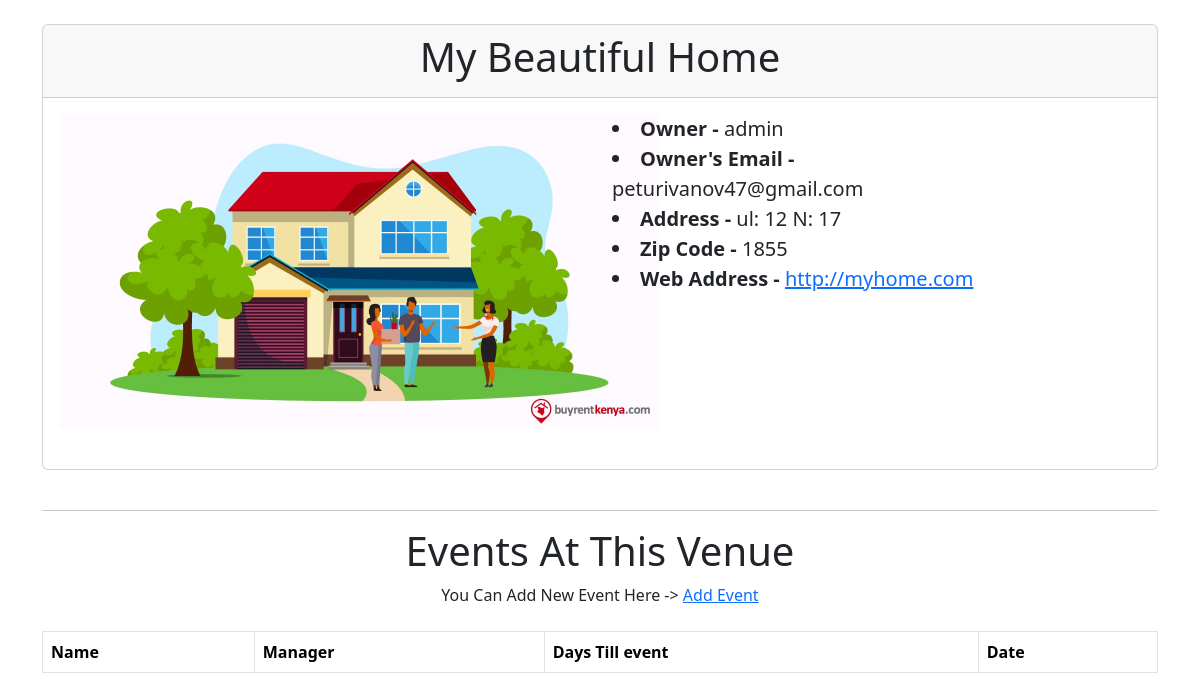
Page /show_venue/3 on the earlier database version.
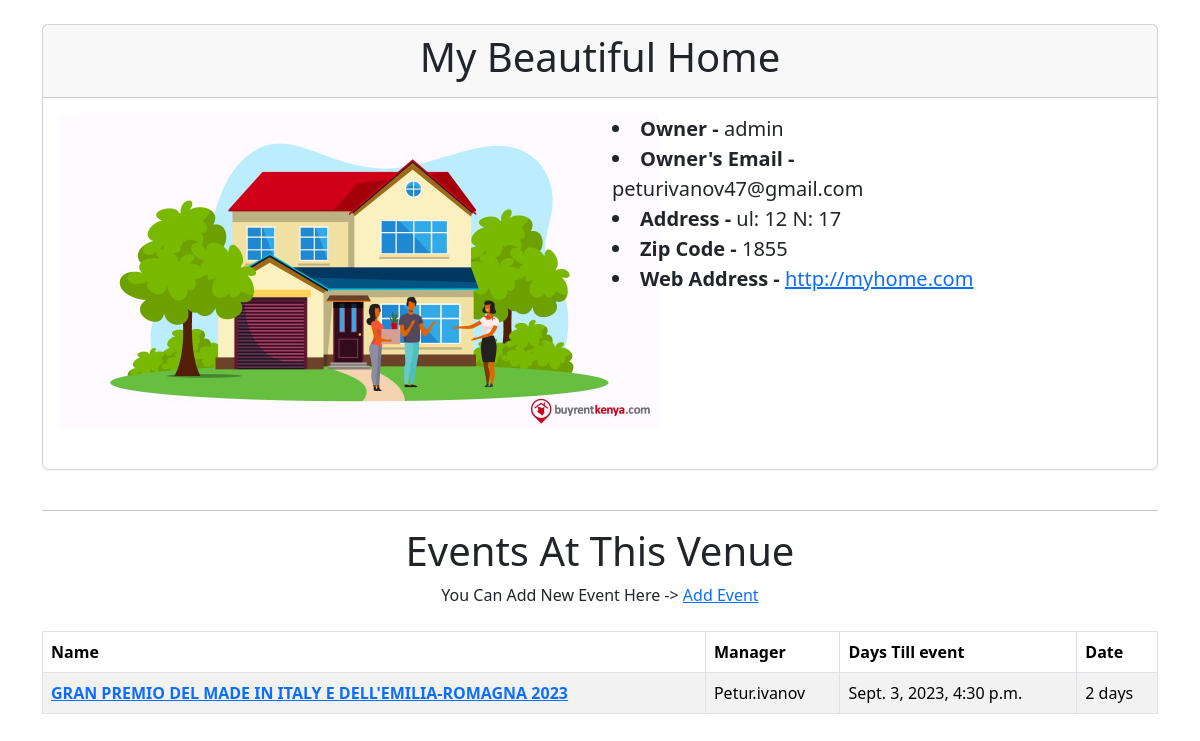
Same page on the later database version.
### events/models.py (models this page shows)
class Venue(models.Model):
    name = models.CharField('Venue Name', max_length=150)
    address = models.CharField(max_length=300)
    zip_code = models.CharField('Zip Code', max_length=15)
    phone = models.CharField('Contact Phone', max_length=25, blank=True)
    web = models.URLField('Website Address', blank=True)
    email_address = models.EmailField('Email Address', blank=True)
    owner = models.IntegerField('Venue Owner', blank=False, default=1)
    venue_image = models.ImageField(null=True, blank=True, upload_to='images/')
    def __str__(self):
        return self.name

class Event(models.Model):
    name = models.CharField('Event name', max_length=150)
    event_data = models.DateTimeField('Event Date')
    venue = models.ForeignKey(Venue, on_delete=models.CASCADE)
    manager = models.ForeignKey(User, blank=True, null=True, on_delete=models.SET_NULL)
    description = models.TextField(blank=True)
    attendees = models.ManyToManyField(User, blank=True, related_name='event_attendees')
    approved = models.BooleanField("Approved", default=False)
    def __str__(self):
        return self.name
    @property
    def days_till_event(self):
        today = date.today()
        if today > self.event_data.date():
            return 'Finished'
        elif today == self.event_data.date():
            event_time = self.event_data.time()
            return f"Today at: {event_time.strftime('%I:%M %p')}"
        date_time_till = self.event_data.date() - today
        days_till = str(date_time_till).split(',')[0]
        return days_till

### events/views.py (the view)
# urls.py: path('show_venue/<venue_id>', views.show_venue, name="show-venue"),
def show_venue(request, venue_id):
    venue = Venue.objects.get(pk=venue_id)
    venue_owner = User.objects.get(pk=venue.owner)
    event_list = venue.event_set.all()
    return render(request, 'events/show_venue.html', {'venue': venue,
                                                      'venue_owner': venue_owner,
                                                      'event_list': event_list
                                                      })

### events/templates/events/show_venue.html (shortened to what this page needs)
{% extends 'events/base.html' %}
{% block content %}
{% if venue.venue_image %}
<div class="card">
    <div class="card-header text-center">
        <h1 class="card-title">{{ venue }}</h1>
    </div>
    <div class="card-body">
        <div class="row">
            <div class="col-md-6">
                <img src="{{ venue.venue_image.url }}" width=600>
            </div>
            <div class="col-md-5">
                {% if venue_owner %}
                <li style="font-size: 20px"><strong>Owner - </strong>{{ venue_owner }}</li>
                {% endif %}
                {% if venue_owner.email %}
                <li style="font-size: 20px"><strong>Owner's Email - </strong>{{ venue_owner.email }}</li>
                {% endif %}
                {% if venue.address %}
                <li style="font-size: 20px"><strong>Address - </strong>{{ venue.address }}</li>
                {% endif %}
                {% if venue.zip_code %}
                <li style="font-size: 20px"><strong>Zip Code - </strong>{{ venue.zip_code }}</li>
                {% endif %}
                {% if venue.web %}
                <li style="font-size: 20px"><strong>Web Address - </strong><a href="{{ venue.web }}">{{ venue.web }}</a>
                </li>
                {% endif %}
            </div>
        </div>
    </div>
</div>
<br/>
<hr>
<center>
    <h1> Events At This Venue </h1>
    You Can Add New Event Here -> <a href="{% url 'add-event' %}">Add Event</a>
</center>
<br>
<table class="table table-bordered table-striped table-hover">
    <thead>
    <tr>
        <th scope="col">Name</th>
        <th scope="col">Manager</th>
        <th scope="col">Days Till event</th>
        <th scope="col">Date</th>
    </tr>
    </thead>
    {% for event in event_list %}
    <tbody>
    <tr>
        <th scope="row"><a href="{% url 'show-event' event.id %}">{{ event }}</a></th>
        <td>{{ event.manager }}</td>
        <td>{{ event.event_data }}</td>
        <td>{{ event.days_till_event }}</td>
    </tr>
    {% endfor %}
</table>
{% endif %}
{% endblock %}

### events/templates/events/base.html (shortened to what this page needs)
<!doctype html>
<html lang="en">
<head>
    <link href="https://cdn.jsdelivr.net/npm/bootstrap@5.3.1/dist/css/bootstrap.min.css" rel="stylesheet"
>
</head>
<body>
{% include 'events/navbar.html'%}
<br/>
<div class="container">
    {% block content %}
    {% endblock %}
</div>
</body>
</html>

### events/templates/events/navbar.html (shortened to what this page needs)
<link rel="stylesheet" href="https://cdnjs.cloudflare.com/ajax/libs/font-awesome/6.4.2/css/all.min.css"
/>

### events/templates/events/base.html (style rules this page uses)
body { background-color: #f4f4; }
body { background-color: #eae9e9; }

Differences in the rows shown:
added Event: name "GRAN PREMIO DEL MADE IN ITALY E DELL'EMILIA-ROMAGNA 2023", manager "Petur.ivanov", event_data "Sept. 3, 2023, 4:30 p.m.", days_till_event "2 days"
